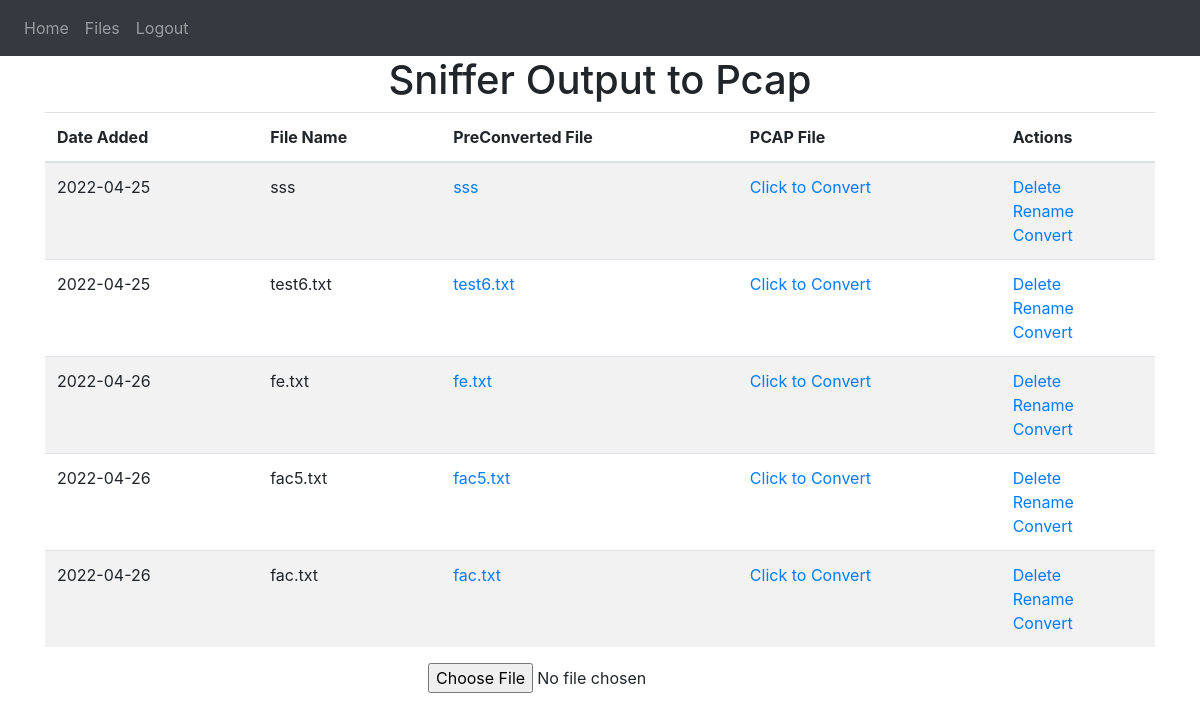
The page /upload/ (signed in) on the database as committed earlier.
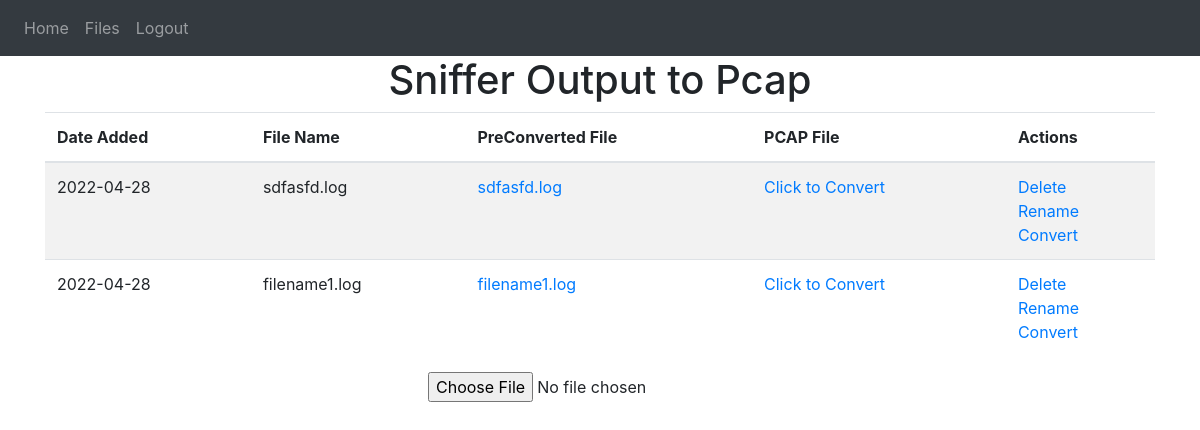
The same page on the database as committed later.
### website/models.py (models this page shows, shortened)
class Conversion(UserMixin, db.Model):
    __tablename__ = 'conversion'
    id = db.Column(db.Integer, primary_key=True)
    content = db.Column(db.String(200), nullable=False)
    data = db.Column(db.LargeBinary)
    date_created = db.Column(db.DateTime, default=datetime.utcnow)
    data_converted = db.Column(db.LargeBinary)
    user_id = db.Column(db.Integer, db.ForeignKey('user.id'))

### website/convert/convert_app.py (the view)
@conv.route('/upload/', methods=['POST', 'GET'])
@login_required
def upload():
    files_table = Conversion.query.order_by(Conversion.date_created).all()
    if request.method == 'POST':
        task_content = request.files['InputFile']
        try:
            new_task = Conversion(content=task_content.filename, data=task_content.read(), user_id=current_user.id)
            print(new_task)
            db.session.add(new_task)
            db.session.commit()
            flash('File added!', category='success')
            return redirect('/upload')
        except:
            return 'Issue adding your sniffer to table'
    else:
        return render_template('convert.html', tasks=files_table, user=current_user)

### website/__init__.py (called while the page is built)
def create_app():
    app = Flask(__name__)
    app.config['SECRET_KEY'] = 'hjshjhdjah kjshkjdhjs'
    app.config['SQLALCHEMY_DATABASE_URI'] = f'sqlite:///{DB_NAME}'
    db.init_app(app)
    from .views import views
    from .auth import auth
    from .convert import convert_app
    app.register_blueprint(views, url_prefix='/')
    app.register_blueprint(auth, url_prefix='/')
    app.register_blueprint(convert_app.conv)
    from .models import User, Note, Conversion
    create_database(app)
    login_manager = LoginManager()
    login_manager.login_view = 'auth.login'
    login_manager.init_app(app)
    @login_manager.user_loader
    def load_user(id):
        return User.query.get(int(id))
    return app

### website/templates/convert.html (shortened to what this page needs)
{% extends 'base.html' %}
{% block content %}
<div class="table-wrapper" align="center">
    <h1 style="text-align: center">Sniffer Output to Pcap</h1>
    {%  if tasks|length < 1 %}
    {%  else %}
    <table class='table table-striped' align="center" id="main_table">
       <thead>
        <tr>
            <th scope="col">Date Added</th>
            <th scope="col">File Name</th>
            <th scope="col">PreConverted File</th>
            <th scope="col">PCAP File</th>
            <th scope="col">Actions</th>
        </tr></thead>
        <tbody>
        {% for task in tasks %}
        <tr>
            <td title="Date Added">{{ task.date_created.date() }}</td>
            <td title="File Name">{{  task.content }}</td>
            <td title="PreConverted File"><a href="/downloadpre/{{task.id}}">
                 {{ task.content }}
                </a></td>
            <td title="PCAP File">
            {%  if task.data_converted is none %}
            <a href="/convert/{{task.id}}">
                Click to Convert </a>
            {%  else %}
            <a href="/downloadpost/{{task.id}}">
            Download PCAP</a>
            {%  endif %}</td>
            <td title="Action">
                <a href="/delete/{{task.id}}">Delete</a>
                <br>
                <a href =""  onClick="renameFileTaskId({{task.id}})" name="id-target" data-toggle="modal" data-target="#rename-input-box">Rename</a>
                <br>
                {%  if task.data_converted is not none %}
                {% else %}
                <a href="/convert/{{task.id}}">Convert</a>
                {%  endif %}
            </td>
        </tr>
        {% endfor %}
        </tbody>
    </table>
    {%  endif %}
</div>
<div id="sumbit_form" align="center">
    <form action="/upload/" method="POST" enctype="multipart/form-data" id="InputForm">
    <input type="file" id="InputFile" accept="text/*" name="InputFile" onchange="InputForm.submit()">
    </form>
</div>
{% endblock %}

### website/templates/base.html (shortened to what this page needs)
<!DOCTYPE html>
<html>
  <head>
    <link
      rel="stylesheet"
      href="https://stackpath.bootstrapcdn.com/bootstrap/4.4.1/css/bootstrap.min.css"
    />
    <link
      rel="stylesheet"
      href="https://stackpath.bootstrapcdn.com/font-awesome/4.7.0/css/font-awesome.min.css"
    />
  </head>
  <body>
    <nav class="navbar navbar-expand-lg navbar-dark bg-dark">
      <div class="collapse navbar-collapse" id="navbar">
        <div class="navbar-nav">
          {% if user.is_authenticated %}
          <a class="nav-item nav-link" id="home" href="/">Home</a>
          <a class="nav-item nav-link" id="upload" href="/upload">Files</a>
          <a class="nav-item nav-link" id="logout" href="/logout">Logout</a>
          {% else %}
          <a class="nav-item nav-link" id="login" href="/login">Login</a>
          <a class="nav-item nav-link" id="signUp" href="/sign-up">Sign Up</a>
          {% endif %}
        </div>
      </div>
    </nav>
    <div class="container">{% block content %} {% endblock %}</div>
  </body>
</html>

Rows that differ between the two databases and show on the page:
removed Conversion: date_created "2022-04-25", content "sss"
removed Conversion: date_created "2022-04-25", content "test6.txt"
removed Conversion: date_created "2022-04-26", content "fe.txt"
removed Conversion: date_created "2022-04-26", content "fac5.txt"
removed Conversion: date_created "2022-04-26", content "fac.txt"
added Conversion: date_created "2022-04-28", content "sdfasfd.log"
added Conversion: date_created "2022-04-28", content "filename1.log"
